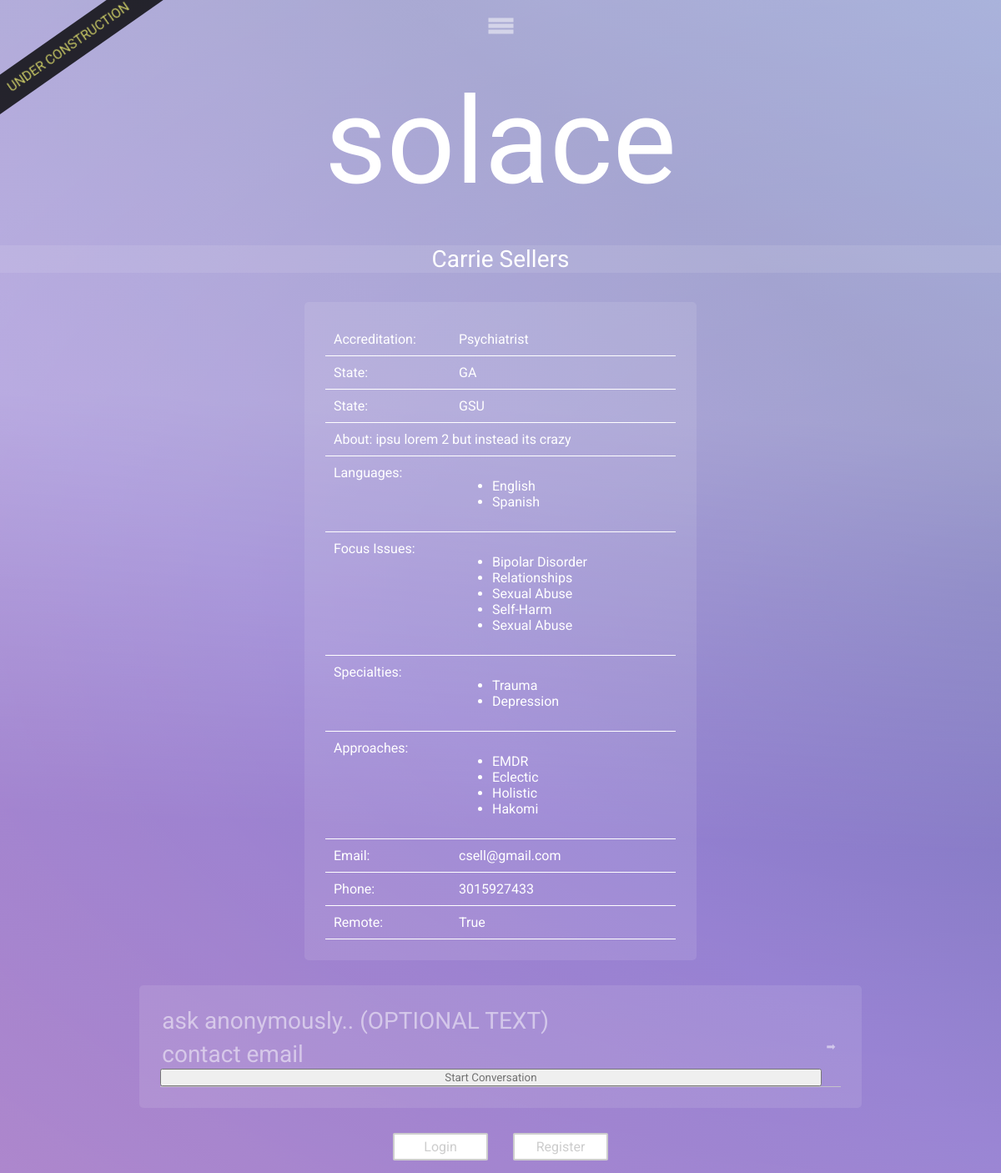
Page /practitioners/practitioner/3 on the committed database.
### practitioners/models.py (models this page shows, shortened)
class Practitioner(models.Model):
	account				= models.OneToOneField(User, related_name="practitioner", on_delete=models.CASCADE)
	verified			= models.BooleanField(default=False)
	available 			= models.DateTimeField(null=True, blank=True)
	first_name			= models.CharField(max_length=100)
	last_name			= models.CharField(max_length=100)
	email				= models.EmailField()
	phone				= models.IntegerField(null=True, blank=True)
	accreditation		= models.CharField(max_length=100, null=True, blank=True)
	license 			= models.CharField(max_length=100,  null=True, blank=True)
	is_remote			= models.BooleanField(default=False)
	state 				= models.CharField(max_length=2, null=True, blank=True)
	zipcode 			= models.IntegerField(null=True, blank=True)
	school 				= models.CharField(max_length=200, null=True, blank=True)
	about 				= models.TextField(null=True, blank = True)
	created 			= models.DateTimeField(auto_now_add=True)
	updated_at 			= models.DateTimeField(auto_now=True)
	def get_languages(self):
		return [str(language.getId()) for language in self.account.languages.all()]
	def get_focus_issues(self):
		return [focus_issue.getId() for focus_issue in self.account.focus_issues.all()]
	def get_specialties(self):
		return [specialty.getId() for specialty in self.account.specialties.all()]
	def get_approaches(self):
		return [approach.getId() for approach in self.account.approaches.all()]
	def get_languages_array(self):
		return [str(LanguageData.objects.get(id=id)) for id in self.get_languages()]
	def get_focus_issues_array(self):
		return [str(FocusIssueData.objects.get(id=id)) for id in self.get_focus_issues()]
	def get_specialties_array(self):
		return [str(SpecialtyData.objects.get(id=id)) for id in self.get_specialties()]
	def get_approaches_array(self):
		return [str(ApproachData.objects.get(id=id)) for id in self.get_approaches()]

### datamodels/models.py (models this page shows)
class LanguageData(models.Model):
	language 		= models.CharField(max_length=200)
	def __str__(self):
		return self.language

class FocusIssueData(models.Model):
	focus_issue 	= models.CharField(max_length=200)
	def __str__(self):
		return self.focus_issue

class SpecialtyData(models.Model):
	specialty 	= models.CharField(max_length=200)
	def __str__(self):
		return self.specialty

class ApproachData(models.Model):
	approach 		= models.CharField(max_length=200)
	def __str__(self):
		return self.approach

### practitioners/views.py (the view)
# urls.py: path('practitioner/<int:pract_id>', views.practitioner_public_profile, name="practitioner_public_profile")
def practitioner_public_profile(request, pract_id):
	context = {
		"pract": Practitioner.objects.get(id = pract_id)
	}
	return render(request, "practitioners/practitioner_public_profile.html", context)

### datamodels/models.py (called while the page is built)
	def getId(self):
		return self.language.id

	def getId(self):
		return self.focus_issue.id

	def getId(self):
		return self.specialty.id

	def getId(self):
		return self.approach.id

### practitioners/templates/practitioners/practitioner_public_profile.html (shortened to what this page needs)
{% extends 'layout/base.html' %}
{% block load_static %}
{% load static %}
	<link rel="stylesheet" type="text/css" href="{% static 'practitioners/practitioner_style.css' %}">
{% endblock %}
{% block body %}
<div class="title">
	{{ pract.first_name }} {{ pract.last_name }}
</div>
<div class="public_profile_container">
	<div class="info_row">	<div class="info_row_title">Accreditation:</div> {{ pract.accreditation }}</div>
	<div class="info_row">	<div class="info_row_title">State:</div> {{ pract.state }}</div>
	<div class="info_row">	<div class="info_row_title">State:</div> {{ pract.school }}</div>
	<div class="info_row">  <span><span class="info_row_title">About:</span> {{ pract.about }}</span></div>
	<div class="info_row">
		<div class="info_row_title">Languages:</div>
		<ul>
			{% for el in pract.get_languages_array %}
				<li> {{ el }} </li>
			{% endfor %}
		</ul>
	</div>
	<div class="info_row">
		<div class="info_row_title">Focus Issues:</div>
		<ul>
			{% for el in pract.get_focus_issues_array %}
				<li> {{ el }} </li>
			{% endfor %}
		</ul>
	</div>
	<div class="info_row">
		<div class="info_row_title">Specialties:</div>
		<ul>
			{% for el in pract.get_specialties_array %}
				<li> {{ el }} </li>
			{% endfor %}
		</ul>
	</div>
	<div class="info_row">
		<div class="info_row_title">Approaches:</div>
		<ul>
			{% for el in pract.get_approaches_array %}
				<li> {{ el }} </li>
			{% endfor %}
		</ul>
	</div>
	<div class="info_row"><div class="info_row_title">Email: </div>{{ pract.email }}</div>
	<div class="info_row"><div class="info_row_title">Phone: </div>{{ pract.phone }}</div>
	<div class="info_row"><div class="info_row_title">Remote: </div>{{ pract.is_remote }}</div>
</div>
{% if user.is_authenticated %}
	<div class="public_profile_container">
		<form method="post" action="{% url 'show_conversation' %}">
			{% csrf_token %}
			<input type="hidden" value="{{ user.client.to_char }}" 		name="sender_class">
			<input type="hidden" value="{{ pract.id }}" 	name="pract_id">
			<input type="submit" class="form_submit_button" value="Start Conversation">
		</form>
	</div>
{% else %}
	<div class="public_profile_container">
		<div id="anon_post_form_wrapper">
		<form id="anon_post_form" action="{% url 'send_message_anon' %}" method="post">
					<input name="message" type="textfield" id="anon_post_body" class="anon_textfield" placeholder="ask anonymously.. (OPTIONAL TEXT)"/>
					<input name="contact_id" type="textfield" id="anon_post_contactid" class="anon_textfield anon_id" placeholder="contact email"/>
			<input type="submit" class="form_submit_button" value="Start Conversation">
		</form>
		<button id="anon_button">➡</button>
		</div>
	</div>
	<div class="profile_login_option">
		<a href="{% url 'client_login' %}">
			<div class="index_option">Login</div>
		</a>
		<a href="{% url 'client_register' %}">
			<div class="index_option">Register</div>
		</a>
	</div>
{% endif %}
{% endblock %}
{% block foot_static_load %}
	{% load static %}
{% endblock %}

### posts/static/anon_post/base.css (style rules this page uses)
* { font-family: 'Roboto', sans-serif; }
html, body { position: absolute; width: 100%; min-height: 100%; margin: 0; }
body { background-color: black; display: flex; flex-direction: column; }
a { text-decoration: none; color: inherit; }
button { background: none; border: none; }

### posts/static/anon_post/anon_index.css (style rules this page uses)
.index_option { margin: 25px; color: rgba(255,255,255,0.5); transition: .5s; }
#anon_post_form_wrapper { border-bottom: 1px solid rgba(200,200,200,0.9); display: flex; flex-direction: row; justify-content: center; }
.anon_textfield { font-size: 28px; color: rgba(255,255,255,0.5); width: 100%; background-color: transparent; border: none; -ms-overflow-style: none; scrollbar-width: none; }
.anon_textfield::placeholder { color: rgba(255,255,255,.5); }
.anon_id { margin-top: 5px; padding-bottom: 1px; }
#anon_button { background: none; border: none; color: rgba(255,255,255,0.5); }

### practitioners/static/practitioners/practitioner_style.css (style rules this page uses)
* { color: rgba(100,100,100,0.9); }
.title { font-family: 'Roboto', sans-serif; font-size: 28px; color: white; margin: 40px 0 20px; width: 100%; text-align: center; background-color: rgba(255,255,255,0.1); }
.public_profile_container { margin: 15px; padding: 25px; background-color: rgba(255,255,255,0.1); border-radius: 5px; display: flex; flex-direction: column; justify-content: center; }
.public_profile_container * { font-family: 'Roboto', sans-serif; }
.info_row { border-bottom: 1px solid white; width: 400px; color: white; padding: 10px; display: flex; flex-direction: row; }
.info_row * { color: white; }
.info_row_title { color: white; width: 150px; }
.profile_login_option { display: flex; width: 400px; justify-content: center; }
.index_option { font-family: 'Roboto', sans-serif; width: 100px; color: rgba(200,200,200,0.9); text-align: center; background-color: white; padding: 5px; margin: 15px; border: 2px solid rgba(200,200,200,0.9); border-radius: 2px; transition: .25s; }
.form_submit_button { width: 100%; }

### rows in the picture
Practitioner: first_name "Carrie", last_name "Sellers", accreditation "Psychiatrist", state "GA", school "GSU", about "ipsu lorem 2 but instead its crazy", email "csell@gmail.com", phone "3015927433", is_remote "True"
LanguageData: get_languages_array "English"
LanguageData: get_languages_array "Spanish"
FocusIssueData: get_focus_issues_array "Bipolar Disorder"
FocusIssueData: get_focus_issues_array "Relationships"
FocusIssueData: get_focus_issues_array "Sexual Abuse"
FocusIssueData: get_focus_issues_array "Self-Harm"
FocusIssueData: get_focus_issues_array "Sexual Abuse"
SpecialtyData: get_specialties_array "Trauma"
SpecialtyData: get_specialties_array "Depression"
ApproachData: get_approaches_array "EMDR"
ApproachData: get_approaches_array "Eclectic"
ApproachData: get_approaches_array "Holistic"
ApproachData: get_approaches_array "Hakomi"
